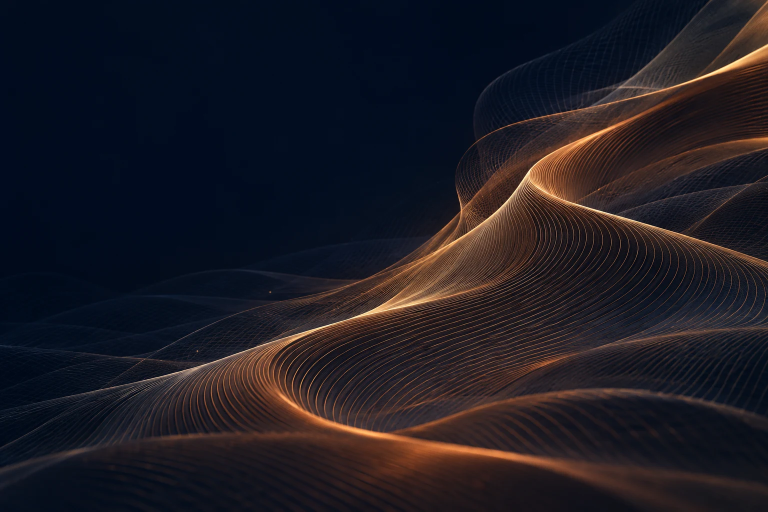
#> input picture assets/research-cover.webp, 1536 x 1024 px (shown at 1/2 size); its folder holds only this picture in this run
$ python build-display-images.py
#> lines starting #> are read from the running program, lines starting #| are printed output that depends on the picture
"""Rebuild the cover and display copies for members, activities and research.

From the website directory, run:
    python -m pip install "Pillow>=11.3"
    python tools/build-display-images.py
"""

from pathlib import Path
from tempfile import NamedTemporaryFile

from PIL import Image, ImageOps


ASSETS = Path(__file__).resolve().parents[1] / "assets"


def save_image(image, destination, **options):
    with NamedTemporaryFile(dir=destination.parent, suffix=destination.suffix, delete=False) as handle:
        temporary = Path(handle.name)
    try:
        image.save(temporary, **options)
        temporary.replace(destination)
    finally:
        temporary.unlink(missing_ok=True)


def build_photos(directory, widths, quality):
    previews = directory / "previews"
    previews.mkdir(exist_ok=True)
    for source in sorted(path for path in directory.iterdir() if path.suffix.lower() in {".jpg", ".png"}):
        with Image.open(source) as original:
            photo = ImageOps.exif_transpose(original).convert("RGB")
        for target in widths:
            width = min(target, photo.width)
            height = max(1, round(width * photo.height / photo.width))
            scaled = photo.resize((width, height), Image.Resampling.LANCZOS)
            save_image(scaled, previews / f"{source.stem}-{target}.webp", quality=quality, method=6)


def build_research(directory):
    previews = directory / "previews"
    previews.mkdir(exist_ok=True)
    for source in sorted(directory.glob("*.webp")):
        with Image.open(source) as figure:
            for density, box in enumerate(((576, 300), (1152, 600)), 1):
                max_size = (min(box[0], figure.width), min(box[1], figure.height))
                scaled = ImageOps.contain(figure, max_size, Image.Resampling.LANCZOS)
                save_image(scaled, previews / f"{source.stem}-{density}x.webp", quality=81, method=5)


def build_cover():
    output = ASSETS / "cover"
    output.mkdir(exist_ok=True)
    with Image.open(ASSETS / "research-cover.webp") as source:
#> source is the input picture: PIL image 1536x1024 RGB; mean R, G, B 29.5, 27.1, 34.8
        cover = source.convert("RGB")
    mobile = ImageOps.contain(cover, (840, 560), Image.Resampling.LANCZOS)
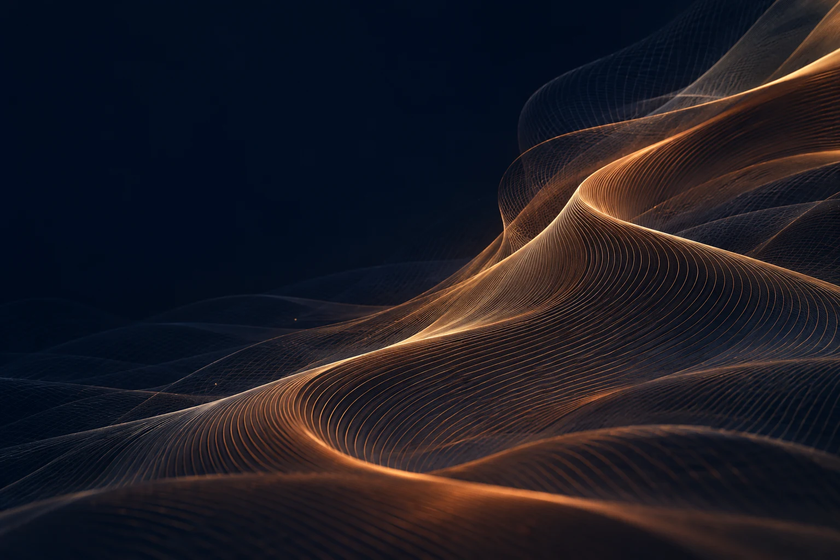
#> mobile: PIL image 840x560 RGB; mean R, G, B 29.5, 27.1, 34.8
    height = min(cover.height, round(cover.width * 900 / 1536))
#> height = 900
    top = round((cover.height - height) * .47)
#> top = 58
    desktop = cover.crop((0, top, cover.width, top + height))
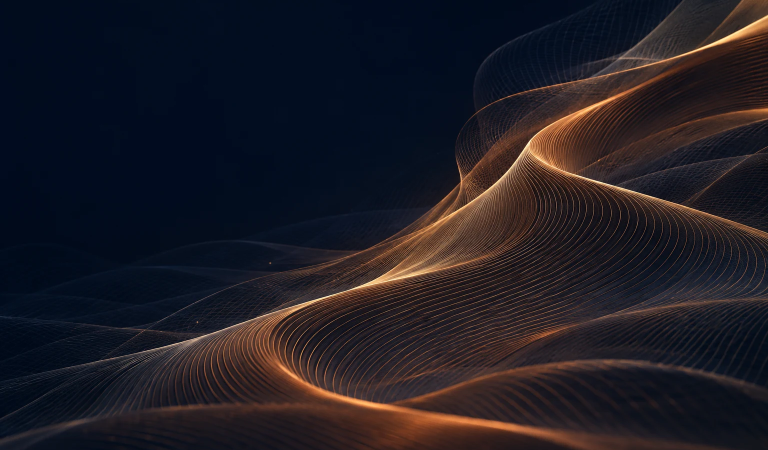
#> desktop: PIL image 1536x900 RGB (shown at 1/2 size); mean R, G, B 31.3, 28.2, 35.5
    save_image(desktop, output / "desktop.avif", quality=54, speed=5)
    save_image(mobile, output / "mobile.avif", quality=61, speed=5)
    save_image(mobile, output / "mobile.webp", quality=72, method=6)


if __name__ == "__main__":
    build_cover()
    build_photos(ASSETS / "members", (84, 168), 82)
#> (the run stopped early here; a loop or call above may not have finished)
